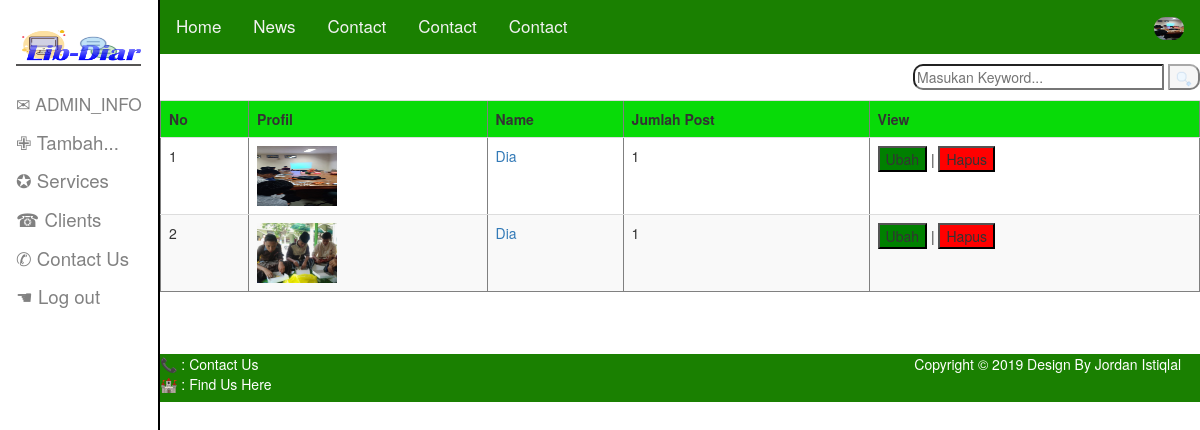
/userA.php (signed in), run on the app's committed database.
### tables this page shows
CREATE TABLE `library` (
  `ID` int(11) NOT NULL,
  `NamaDiary` varchar(250) NOT NULL,
  `Author` varchar(100) NOT NULL,
  `Time` date NOT NULL,
  `Text` varchar(500) NOT NULL,
  `Gambar` varchar(100) NOT NULL
);

### function/function.php (called while the page is built, shortened)
<?php
    $conn = mysqli_connect("localhost","root","","lib-diar");
function query($query){
    global $conn;
    $result = mysqli_query($conn,$query);
    $rows =[];
    while ( $row = mysqli_fetch_assoc($result) ){
        $rows[] = $row;
    }
    return $rows;
}
?>

### userA.php (the view, shortened to what this page needs)
<?php
require 'function/function.php';
$username = $_SESSION['username'];
$admina = query("SELECT * FROM library WHERE Author = '$username'  ORDER BY id DESC ");
?>
<!DOCTYPE html>
<html lang="en">
<head>
    <link href="css/bootstrap.min.css" rel="stylesheet">
    <link rel="stylesheet" type="text/css" media="screen" href="css/style.css">
</head>
<body>
<ul class="topnav">
  <li><a href="http://localhost/Lib-Diar/usera.php">Home</a></li>
  <li><a href="#news">News</a></li>
  <li><a href="#contact">Contact</a></li>
  <li><a href="#contact">Contact</a></li>
  <li><a href="#contact">Contact</a></li>
  <div style="float:right;">
  <li><a href="" ><img src="img/<?= $admina['0']["Gambar"];?>" style="border-radius:30px;height:23px;width:30px;"></a></li>
  </div>
</ul>
<div class="sidenav">
    <a href="http://localhost/Lib-Diar/usera.php"><img src="img/logo.png" alt=""style="height:40px;width:125px;border-bottom:2px solid rgb(85, 84, 84); "></a>
    <a href="#tab1" style="font-size:13pt;margin-top:14px;" >&#9993; ADMIN_INFO</a>
    <a href="form.php" action="form.php" name="tambah" method="POST">&#10009;  Tambah...</a>
    <a href="#services">&#10026; Services</a>
    <a href="#clients">&#9742; Clients</a>
    <a href="#footer">&#9990; Contact Us</a>
    <a href="logout.php">&#9754; Log out</a>
</div>
<div id="tab1">
    <form action="" method="post"  style="text-align:right;">
        <input type="text" name="keyword" placeholder ="Masukan Keyword..." size="30" style="margin-bottom:10px;border-radius: 10px 0px 0px 10px;" autofocus>
        <button type="submit" name="cari" style="opacity:50%;border-radius: 0px 10px 10px 0px;"><img src="img/pembesar.png" style="height:16px;width:16px;"></button>
    </form>
        <table border="1" class="table table-striped">
            <tr>
                <th>No</th>
                <th>Profil</th>
                <th>Name</th>
                <th>Jumlah Post</th>
                <th>View</th>
            </tr>
            <?php $i=1;?>
            <?php foreach($admina as $row): ?>
                <tr >
                    <td><?= $i?></td>
                    <td><img src="img/<?= $row["Gambar"];?>" Style="width:80px; height:60px;"></td>
                    <td><a href=""><?= $row["NamaDiary"];?></a></td>
                    <td><?= count($row["NamaDiary"]);?></td>
                    <td>
        <button style="background-color:green;"><a style="color:#333"href="tambah.php?id=<?= $row["ID"];?>">Ubah</a></button> |
        <button style="background-color:red;"><a style="color:#333" href="function/hapus.php?id=<?= $row["ID"];?>" onclick="return confirm('Yakin ?');">Hapus</a></button>
                    </td>
                </tr>
            <?php $i++;?>
            <?php endforeach;?>
        </table>
        <br>
        <br>
</div>
<div id="footer">
        <p>Copyright &#169; 2019 Design By Jordan Istiqlal </p>
        <a href="">&#128222; : Contact Us</a>
        <br>
        <a href="https://www.google.co.id/maps/place/Universitas+Darussalam+Gontor/@-7.9022981,111.4900853,17z/data=!3m1!4b1!4m5!3m4!1s0x2e790aa79efd972b:0xf09ed064954d29b2!8m2!3d-7.9022981!4d111.492274?hl=id">&#127984; : Find Us Here</a>
     </div>
</body>
</html>

### css/style.css (style rules this page uses)
body { background-attachment: fixed; background-position: right -30px bottom -20px; }
.sidenav { height: 100%; width: 160px; position: fixed; z-index: 1; top: 0; left: 0; background-color: rgb(26, 128, 1);; overflow-x: hidden; padding-top: 20px; }
.sidenav a { padding: 6px 8px 6px 16px; text-decoration: none; font-size: 16px; color: #818181; display: block; }
ul.topnav { list-style-type: none; margin-left:160px; padding: 0; overflow: hidden; background-color: rgb(85, 84, 84); }
ul.topnav li { float: left; }
ul.topnav li a { display: inline-block; color: #f2f2f2; text-align: center; padding: 14px 16px; text-decoration: none; transition: 0.3s; font-size: 17px; }
#tab1 { margin-left: 160px; }
#footer { border-top: 2px solid white; height:50px; background:#111; color:#fff; position: relative;; bottom:0px; width:100%; }
#footer p { padding-right: 0.5cm; text-align: right; float: right; }
#footer a { text-decoration: none; color: white; text-align: left; }
table tr th { background-color: rgb(26, 128, 1); }

### userA.php (style rules this page uses)
.sidenav { background-color: white; border-right:2px solid black; }
.sidenav a { font-size:14pt; }
ul.topnav { background-color: rgb(26, 128, 1);; }
table tr th { background-color: rgb(8, 219, 8); }
#footer { border-top: 2px solid white; height:50px; background:rgb(26, 128, 1);; color:#fff; position: relative; bottom:0px; width:100%; }
#footer p { padding-right: 0.5cm; text-align: right; float: right; }
#footer a { margin-left:160px; text-decoration: none; color: white; text-align: left; }

### data on the page
library: Gambar (picture), NamaDiary "Dia", NamaDiary "1"
library: Gambar (picture), NamaDiary "Dia", NamaDiary "1"
